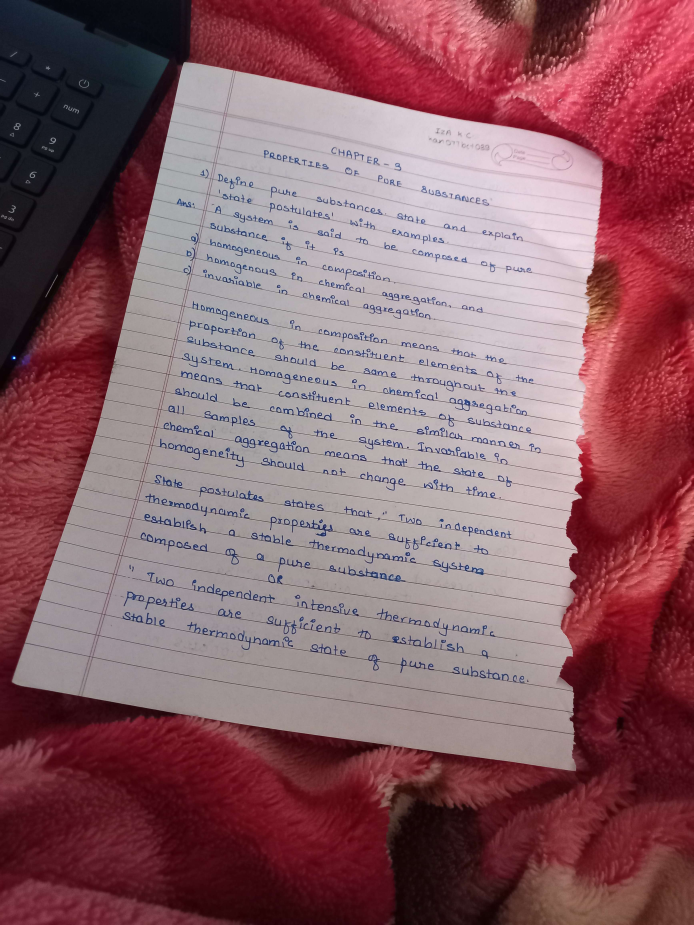
#> input picture snapcrop/test.jpg, 3468 x 4624 px (shown at 1/5 size)
$ python -i processors.py   (imports and definitions only)
#> lines starting #> are read from the running program, lines starting #| are printed output that depends on the picture; after the words box and inside, x2 and y2 are one past the last pixel; in counts of white or black regions, pixels touching at a corner belong together
#> further down, picture is the input picture: shape (4624, 3468, 3); mean B, G, R 103.5, 95.7, 137.9
import cv2
import math
from scipy import ndimage
import numpy as np


class Closer:
    # [20 lines left out: functions __init__, __call__, not called in this run]


class Opener:
    # [20 lines left out: functions __init__, __call__, not called in this run]


class EdgeDetector:
    def __init__(self, output_process = False):
        self.output_process = output_process


    # [5 lines left out: function __call__, not called in this run]

class RotationCorrector:
    def __init__(self, output_process = False):
        self.output_process = output_process

    # [25 lines left out: function __call__, not called in this run]

class Resizer:
    def __init__(self, height = 1280, output_process = False):
        self._height = height
        self.output_process = output_process

    # [8 lines left out: function __call__, not called in this run]

class OtsuThresholder:

    def __init__(self, thresh1 = 0, thresh2 = 250, output_process = False):
        self.output_process = output_process
        self.thresh1 = thresh1
        self.thresh2 = thresh2

    def __call__(self, image):
        image = cv2.cvtColor(image, cv2.COLOR_BGR2GRAY)
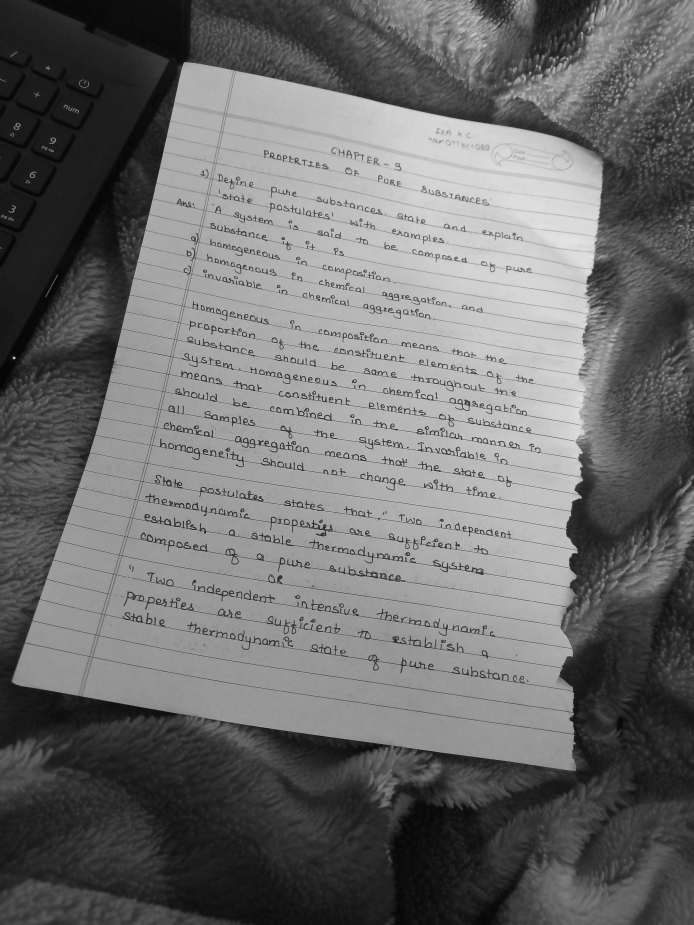
#> image: shape (4624, 3468) (shown at 1/5 size); min 1, max 239, mean 109.2

        image = cv2.bitwise_not(image)
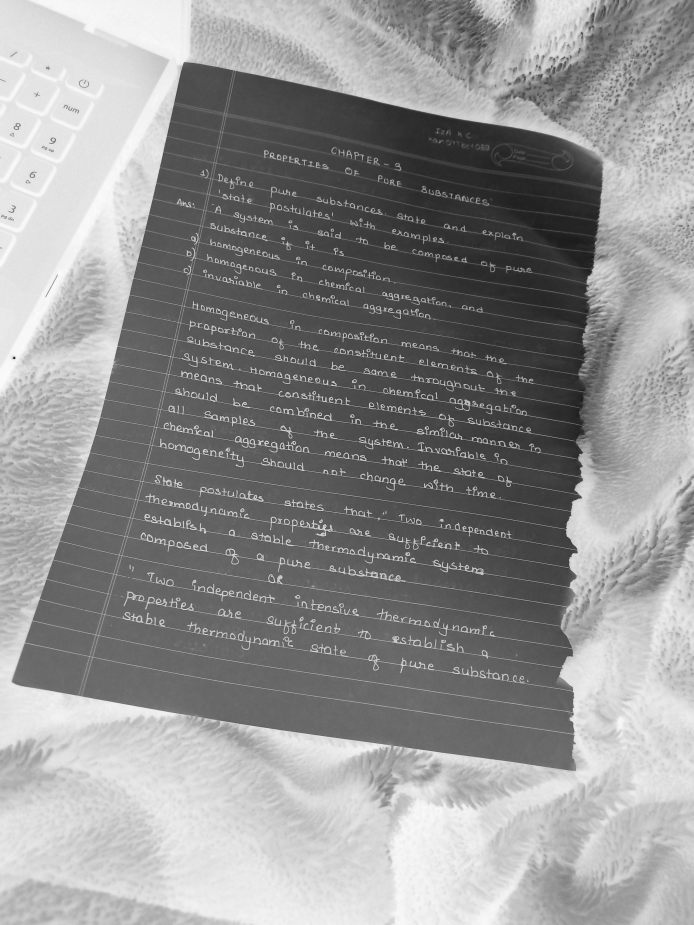
#> image: shape (4624, 3468) (shown at 1/5 size); min 16, max 254, mean 145.8
        image = cv2.dilate(image, kernel = cv2.getStructuringElement(cv2.MORPH_RECT, (2,2)))
        image = cv2.bitwise_not(image)

        T_, thresholded = cv2.threshold(image, self.thresh1, self.thresh2, cv2.THRESH_BINARY + cv2.THRESH_OTSU)
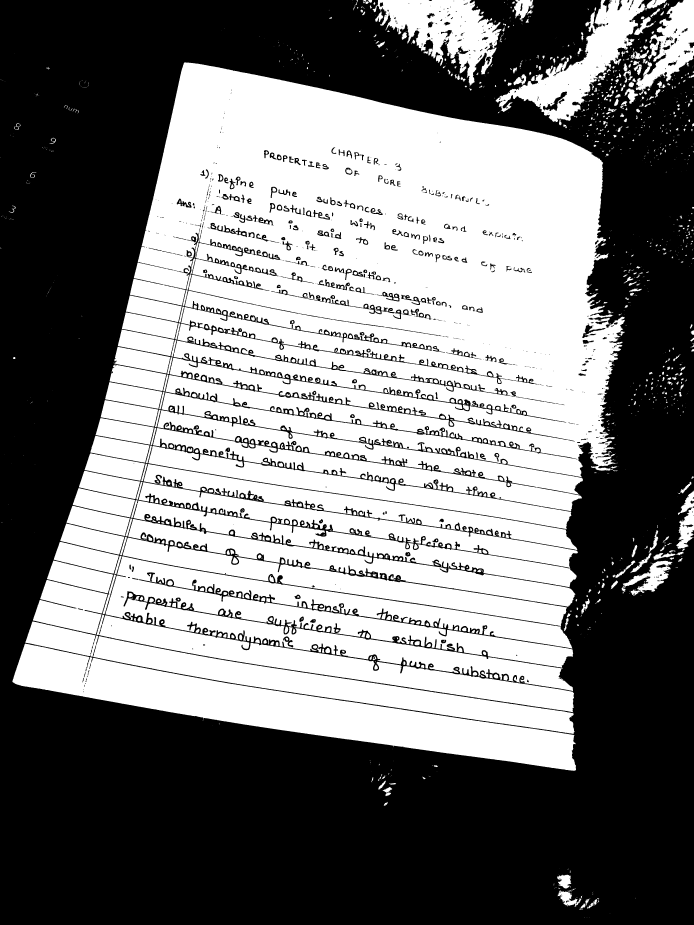
#> thresholded: shape (4624, 3468) (shown at 1/5 size); values 0 (black) and 250 (white), 47.3% white; 1898 white regions (790 under 20 px), largest, box (x1, y1, x2, y2) and area: (650, 312, 3125, 2387) 3464787, (527, 2688, 2866, 3456) 811196, (62, 3218, 2880, 3854) 532666
#> T_ = 110
        if self.output_process: cv2.imwrite('output/thresholded.jpg', thresholded)
        return thresholded

class FastDenoiser:
    """Denoises image by using the fastNlMeansDenoising method

    Params
    ------
    image       is the image to be Thresholded
    strength    the amount of denoising to apply

    Returns
    -------
    Denoised image
    """
    def __init__(self, strength = 7, output_process = False):
        self._strength = strength
        self.output_process = output_process


    # [4 lines left out: function __call__, not called in this run]

>>> import cv2
>>> picture = cv2.imread('test.jpg')
>>> result = OtsuThresholder()(picture)
